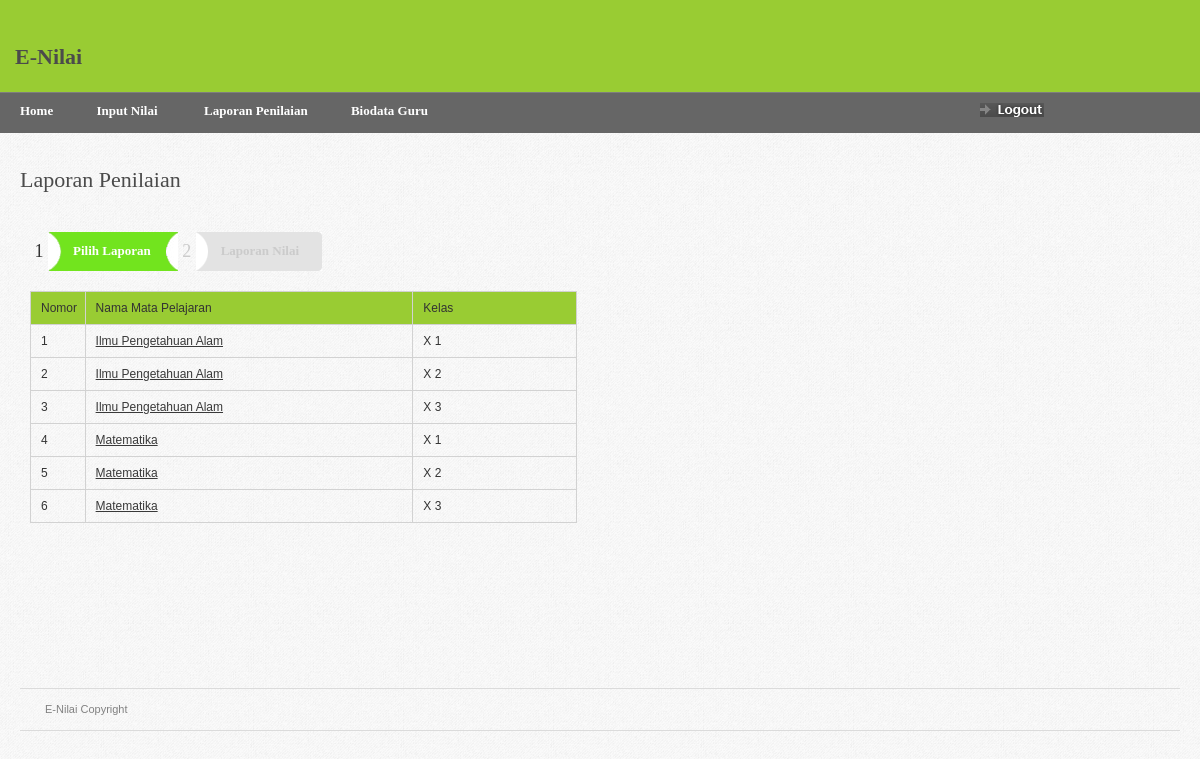
/home.php?page=pilih_laporan_guru (signed in), run on the app's committed database.
### tables this page shows
CREATE TABLE `tbl_jadwal` (
  `id_jadwal` varchar(7) NOT NULL,
  `nama_pelajaran` varchar(50) NOT NULL,
  `kkm` int(3) NOT NULL,
  `id_guru` varchar(7) NOT NULL,
  `kelas` varchar(7) NOT NULL
);

### pilih_laporan_guru.php (the view, shortened to what this page needs)
<?php
include "conn.php";
?>
<div id="page-heading">
    <h1>Laporan Penilaian</h1>
</div>
<table border="0" width="100%" cellpadding="0" cellspacing="0" id="content-table">
<tr>
    <th rowspan="3" class="sized">&nbsp;</th>
    <th class="topleft"></th>
    <td id="tbl-border-top">&nbsp;</td>
    <th class="topright"></th>
    <th rowspan="3" class="sized">&nbsp;</th>
</tr>
<tr>
    <td id="tbl-border-left"></td>
    <td valign="top">
    <div id="content-table-inner">
        <div id="step-holder">
			<div class="step-no">1</div>
		  <div class="step-dark-left">Pilih Laporan</div>
			<div class="step-dark-right">&nbsp;</div>
			<div class="step-no-off">2</div>
			<div class="step-light-left">Laporan Nilai</div>
			<div class="step-light-round">&nbsp;</div>
		</div>
        <form id="mainform" action="">
        <table border="0" width="48%" cellpadding="0" cellspacing="0" id="product-table">
        <tr bgcolor="#99CC33">
            <td width="10%">Nomor	</td>
            <td width="60%">Nama Mata Pelajaran</td>
            <td width="30%">Kelas</td>
        </tr>
        <?php
		$id_guru=$_SESSION['id_guru'];
		$view=mysqli_query($koneksi,"select * from tbl_jadwal where id_guru='$id_guru' order by id_jadwal asc");
		$no=0;
		while($row=mysqli_fetch_array($view)){
		?>
		<tr>
            <td><?php echo $no=$no+1;?></td>
            <td><a href="?page=laporan_penilaian_admin&amp;id_guru=<?php echo $id_guru;?>&amp;id_jadwal=<?php echo $row['id_jadwal'];?>&amp;kelas=<?php echo $row['kelas'];?>" style="text-decoration:underline" title="Pilih Mata Pelajaran"><?php echo $row['nama_pelajaran'];?></a></td>
            <td><?php echo $row['kelas'];?></td>
        </tr>
		<?php
		}
		?>
        </table>
        </form>
    </div>
    </td>
    <td id="tbl-border-right"></td>
</tr>
<tr>
    <th class="sized bottomleft"></th>
    <td id="tbl-border-bottom">&nbsp;</td>
    <th class="sized bottomright"></th>
</tr>
</table>

### home.php (shortened to what this page needs)
<?php
if(isset($_SESSION['username'])){
?>
    <!DOCTYPE html PUBLIC "-//W3C//DTD XHTML 1.0 Strict//EN" "http://www.w3.org/TR/xhtml1/DTD/xhtml1-strict.dtd">
    <html xmlns="http://www.w3.org/1999/xhtml">
    <head>
        <link rel="stylesheet" href="css/screen.css" type="text/css" media="screen" title="default" />
        <link rel="stylesheet" href="css/datePicker.css" type="text/css" />
    </head>
    <body>
    <div id="page-top-outer">
    <div id="page-top">
        <div id="logo">
       		<h1><strong> E-Nilai </strong></h1>
      </div>
    </div>
    </div>
    <div class="nav-outer-repeat">
    <div class="nav-outer">
            <div id="nav-right">
                <a href="logout.php" id="logout" onclick="return confirm('Apakah Anda yakin?')"><img src="images/nav_logout.gif"width="64" height="14" alt="" /></a>
            </div>
            <div class="nav">
            <div class="table">
    		<?php
			$domain=$_SESSION['domain'];
			if($domain=='guru'){
				include "menu-guru.php";
			}
			?>
            <div class="nav-divider">&nbsp;</div>
            </div>
            </div>
    </div>
    </div>
    <div id="content-outer">
    <div id="content">
    	<?php include "content.php"; ?>
    </div>
    </div>
    <div id="footer">
        <div id="footer-left">
       <span id="spanYear"></span>E-Nilai Copyright </div>
    </div>
    </body>
    </html>
<?php
}else{
	session_destroy();
	header('Location:index.php?status=Silahkan Login');
}
?>

### menu-guru.php (shortened to what this page needs)
<ul class="current"><li><a href="?page=dashboard"><b>Home</b></a>
</li>
</ul>
<div class="nav-divider">&nbsp;</div>
<ul class="select"><a href="?page=input_nilai"><b>Input Nilai</b></a></a>
</ul>
<div class="nav-divider">&nbsp;</div>
<div class="nav-divider">&nbsp;</div>
<ul class="select"><a href="?page=pilih_laporan_guru"><b>Laporan Penilaian</b></a>
</ul>
<div class="nav-divider">&nbsp;</div>
<ul class="select"><a href="?page=profile_guru"><b>Biodata Guru</b></a>
</ul>

### content.php
<?php
if(isset($_GET['page'])){
	$page=$_GET['page'];
	$file="$page.php";
	if (!file_exists($file)){
		include ("dashboard.php");
	}else{
		include ("$page.php");
	}
}else{
	include ("dashboard.php");
}
?>

### css/screen.css (style rules this page uses)
* { margin: 0; padding: 0; }
html, body { height: 100%; }
body { background: url(../images/gray_jean.png); color: #393939; font-family: Arial; font-size: 0px; line-height: 0; }
#page-top-outer { background: #99CC33 top center repeat-x; border-bottom: 1px solid #7e7e7e; height: 92px; }
#page-top { margin: 0 auto; max-width: 1260px; min-width: 850px; position: relative; }
#logo { float: left; margin: 45px 0 0 15px; }
#content-outer { background: url(../images/gray_jean.png) repeat-x; }
#content { color: #333; font-family: Arial, Helvetica, sans-serif; font-size: 12px; line-height: 18px; margin: 0 auto 0 auto; max-width: 1260px; min-width: 780px; padding: 35px 0px 30px 0px; }
#content-table { font-size: 0px; line-height: 0px; }
#content-table th.sized { height: 15px; width: 15px; padding: 0; margin: 0; font-size: 0px; line-height: 0px; }
#content-table-inner { font-size: 12px; line-height: 12px; padding: 10px 0 20px 0; }
#tbl-border-top { background: top repeat-x; line-height: 0;font-size: 0px; height: 15px; }
#tbl-border-bottom { background: bottom repeat-x; line-height: 0;font-size: 0px; height: 15px; }
#tbl-border-left { background: left repeat-y; }
#tbl-border-right { background: right repeat-y; }
.topleft { background: no-repeat; width:15px; height:15px; }
.topright { background: no-repeat; width:15px; height:15px; }
.bottomleft { background: no-repeat; width:15px; height:15px; }
.bottomright { background: no-repeat; width:15px; height:15px; }
#page-heading { margin: 0 0 15px 20px; }
h1 { color: #4b4b4b; font-family: Tahoma; font-size: 22px; line-height: 24px; font-weight: normal; }
#product-table { margin-bottom: 20px; }
#product-table td a { color: #393939; }
#product-table td { border: 1px solid #d2d2d2; padding: 10px 0 10px 10px; }
#step-holder { font-family: Tahoma; height:39px; margin-bottom: 20px; }
.step-no { float:left; height:29px; width:18px; font-size: 18px; line-height: 18px; padding:10px 0 0 0; text-align: center; }
.step-no-off { float:left; height:29px; width:18px; font-size: 18px; line-height: 18px; padding:10px 0 0 0; text-align: center; color: #cbcbcb; }
.step-dark-left { float:left; background: url(../images/forms/step_dark_left.gif) no-repeat; height:27px; padding:13px 15px 0 25px; font-size: 13px; color:#fff; font-weight: bold; }
.step-dark-right { float:left; width:12px; background: url(../images/forms/step_dark_right.gif) no-repeat; height:39px; }
.step-light-left { float:left; height:27px; padding:13px 15px 0 25px; font-size: 13px; background: url(../images/forms/step_light_left.gif) no-repeat; height:39px; color:#cbcbcb; font-weight: bold; }
.step-light-round { float:left; width:8px; height:39px; background: url(../images/forms/step_light_round.gif) no-repeat; }
.nav-outer-repeat { background: #666666 repeat-x; height: 40px; }
.nav-outer { margin: 0 auto; max-width: 1260px; min-width: 850px; }
#nav-right { float: right; position: relative; width: 225px; z-index: 0; }
#nav-right a { display: block; float: left; margin: 0px 0 0 0; }
a#logout { margin: 10px 0 0 5px; }
.nav { float: left; font-family: Tahoma; font-size: 13px; height: 38px; position: relative; width: 900px; min-width: 600px; z-index: 500; }
.nav-divider { background: top no-repeat; float: left; height: 40px; width: auto; }
.nav .table { display: block; width: auto; }
.nav .select, .nav .current { display: table-cell; float: left; list-style: none; margin: 0 0px 0 0; padding: 0; white-space: nowrap; }
.nav li { float: left; height: auto; margin: 0; padding: 0; }
.nav .select a { background: #666666; color: #fff; display: block; float: left; height: 37px; line-height: 35px; padding: 0 20px 0 20px; text-decoration: none; white-space: nowrap; }
.nav .current a { background: #666666; color: #fff; display: block; float: left; height: 37px; line-height: 35px; padding: 0 0 0 10px; text-decoration: none; white-space: nowrap; }
.nav .current a b { background: #666666 right top; display: block; padding: 0 20px 0 10px; }
#footer { height: 70px; margin: 80px auto 0px auto; padding: 0px 0 0 0; text-align: left; min-width: 780px; max-width: 1260px; }
#footer-left { color: #818181; font-size: 11px; line-height: 11px; padding: 15px 0 15px 25px; margin: 0 20px; border-top: 1px solid #dbdbdb; border-bottom: 1px solid #dbdbdb; background: no-repeat 0 12px; }
table { border-collapse: collapse; }
a { outline: none; text-decoration: none; }
img { border: 0; }
form { margin: 0; padding: 0; }

### data on the page
tbl_jadwal: nama_pelajaran "Ilmu Pengetahuan Alam", kelas "X 1"
tbl_jadwal: no "2", nama_pelajaran "Ilmu Pengetahuan Alam", kelas "X 2"
tbl_jadwal: no "3", nama_pelajaran "Ilmu Pengetahuan Alam", kelas "X 3"
tbl_jadwal: no "4", nama_pelajaran "Matematika", kelas "X 1"
tbl_jadwal: no "5", nama_pelajaran "Matematika", kelas "X 2"
tbl_jadwal: no "6", nama_pelajaran "Matematika", kelas "X 3"
